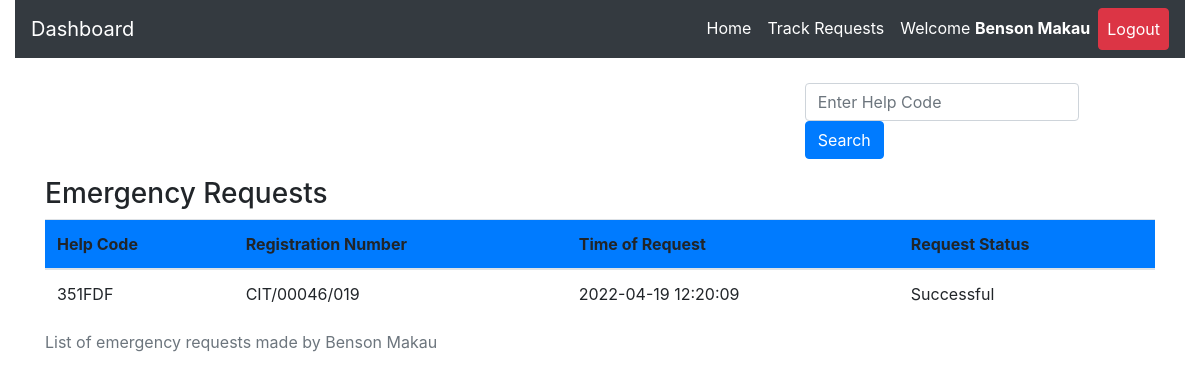
The app's page /track.php (signed in), older data.
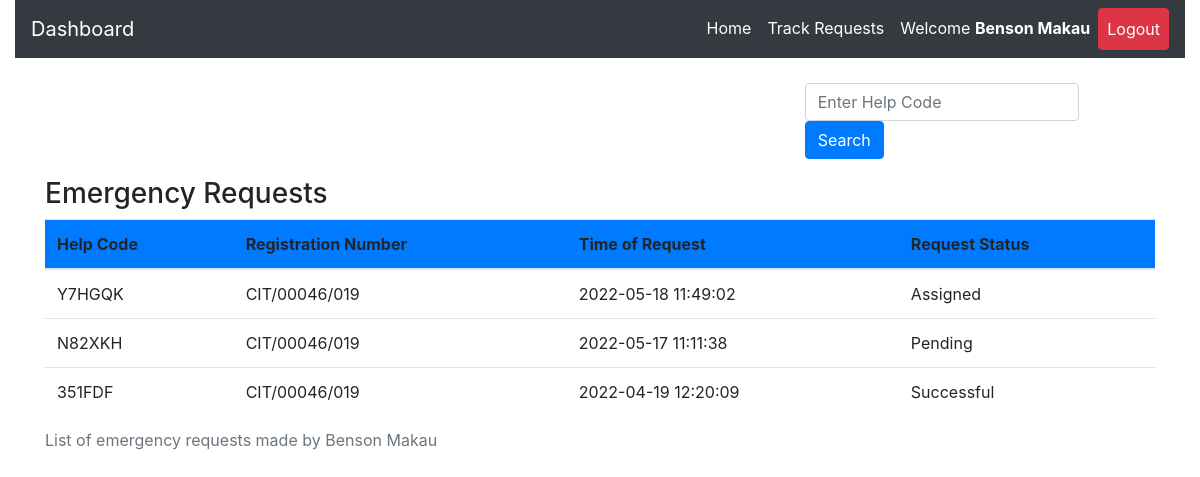
The same page, newer data.
### tables this page shows
CREATE TABLE `request_status` (
  `id` int(20) NOT NULL,
  `helpID` varchar(50) NOT NULL,
  `ip_address` varchar(100) NOT NULL,
  `request_latitude` varchar(50) NOT NULL,
  `request_longitude` varchar(50) NOT NULL,
  `status` varchar(50) DEFAULT 'Pending',
  `emergency_type` varchar(50) NOT NULL,
  `emergency_description` varchar(255) DEFAULT NULL,
  `admNo` varchar(255) NOT NULL,
  `timestamp` datetime NOT NULL DEFAULT CURRENT_TIMESTAMP
);

### track.php (the view, shortened to what this page needs)
<?php
include 'server.php';
    ?>
<!DOCTYPE html>
<html lang="en">
<head>
  <?php
include './components/header.php';
?>
  </head>
  <body>
    <?php
    include './components/navbar.php';
    ?>
<div class="container mt-4">
<div class="row border border-white">
  <div class="col-md-4"></div>
  <div class="col-md-4"></div>
  <div class="col-md-4">
  <form class="form-inline my-2 my-lg-0" method="POST" action="">
<input class="form-control mr-sm-2" type="search" name='searched_help_code' placeholder="Enter Help Code" aria-label="Search">
<button type="submit" name='search-button' class="btn btn-primary">Search</button>
</form>
  </div>
</div>
<div class="row m-2">
  <div class="col-md-12">
  </div>
</div>
<table class="table">
  <caption>List of emergency requests made by <?php  echo  $_SESSION['firstname'].' '. $_SESSION['lastname']; ?></caption>
  <thead>
      <h3>Emergency Requests</h3>
    <tr class='bg-primary'>
      <th scope="col">Help Code</th>
      <th scope="col">Registration  Number</th>
      <th scope="col">Time of Request</th>
      <th scope="col">Request Status</th>
    </tr>
  </thead>
  <tbody>
        <?php
        if($_SESSION['username']){
            $reg_num = $_SESSION['username'];
            $data_fetch_query = "SELECT * FROM `request_status` WHERE admNo='$reg_num' order by timestamp DESC LIMIT 15";
            $data_result = mysqli_query($db, $data_fetch_query);
            if ($data_result->num_rows > 0){
                while($row = $data_result->fetch_assoc()) {
            echo "<tr> <td>" .$row["helpID"].  "</td>";
            echo "<td>" .$row["admNo"]."</td>";
            echo "<td>" .$row["timestamp"]."</td>";
            echo "<td>" .$row["status"]."</td> </tr>";
            }
            }else{
            echo "<td>"."No Requests Found"."</td>";
            }
            } else{
                echo "<td>"."No Data Found"."</td>";
            }
    ?>
              </tbody>
</table>
  </body>
</html>

Row changes from the older to the newer data that the page shows:
added request_status: helpID "Y7HGQK", admNo "CIT/00046/019", timestamp "2022-05-18 11:49:02", status "Assigned"
added request_status: helpID "N82XKH", admNo "CIT/00046/019", timestamp "2022-05-17 11:11:38", status "Pending"
